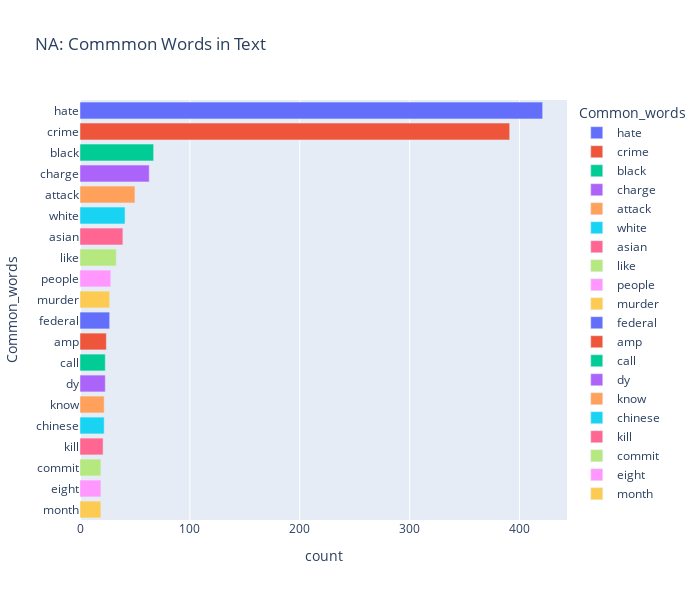

Here is the notebook cell this chart was saved with:
### Code cell
#Bar plot for most common words
fig = px.bar(temp, x="count", y="Common_words", title='NA: Commmon Words in Text', orientation='h', 
             width=700, height=600, color='Common_words')
fig.show()

### Figure 1 — Plotly figure (JSON) as saved in the notebook; plotly's stock layout.template omitted (floating-point values rounded to 4 significant figures)
{"data": [{"alignmentgroup": "True", "hovertemplate": "Common_words=%{y}<br>count=%{x}<extra></extra>", "legendgroup": "hate", "marker": {"color": "#636efa", "pattern": {"shape": ""}}, "name": "hate", "offsetgroup": "hate", "orientation": "h", "showlegend": true, "textposition": "auto", "type": "bar", "x": [421], "xaxis": "x", "y": ["hate"], "yaxis": "y"}, {"alignmentgroup": "True", "hovertemplate": "Common_words=%{y}<br>count=%{x}<extra></extra>", "legendgroup": "crime", "marker": {"color": "#EF553B", "pattern": {"shape": ""}}, "name": "crime", "offsetgroup": "crime", "orientation": "h", "showlegend": true, "textposition": "auto", "type": "bar", "x": [391], "xaxis": "x", "y": ["crime"], "yaxis": "y"}, {"alignmentgroup": "True", "hovertemplate": "Common_words=%{y}<br>count=%{x}<extra></extra>", "legendgroup": "black", "marker": {"color": "#00cc96", "pattern": {"shape": ""}}, "name": "black", "offsetgroup": "black", "orientation": "h", "showlegend": true, "textposition": "auto", "type": "bar", "x": [67], "xaxis": "x", "y": ["black"], "yaxis": "y"}, {"alignmentgroup": "True", "hovertemplate": "Common_words=%{y}<br>count=%{x}<extra></extra>", "legendgroup": "charge", "marker": {"color": "#ab63fa", "pattern": {"shape": ""}}, "name": "charge", "offsetgroup": "charge", "orientation": "h", "showlegend": true, "textposition": "auto", "type": "bar", "x": [63], "xaxis": "x", "y": ["charge"], "yaxis": "y"}, {"alignmentgroup": "True", "hovertemplate": "Common_words=%{y}<br>count=%{x}<extra></extra>", "legendgroup": "attack", "marker": {"color": "#FFA15A", "pattern": {"shape": ""}}, "name": "attack", "offsetgroup": "attack", "orientation": "h", "showlegend": true, "textposition": "auto", "type": "bar", "x": [50], "xaxis": "x", "y": ["attack"], "yaxis": "y"}, {"alignmentgroup": "True", "hovertemplate": "Common_words=%{y}<br>count=%{x}<extra></extra>", "legendgroup": "white", "marker": {"color": "#19d3f3", "pattern": {"shape": ""}}, "name": "white", "offsetgroup": "white", "orientation": "h", "showlegend": true, "textposition": "auto", "type": "bar", "x": [41], "xaxis": "x", "y": ["white"], "yaxis": "y"}, {"alignmentgroup": "True", "hovertemplate": "Common_words=%{y}<br>count=%{x}<extra></extra>", "legendgroup": "asian", "marker": {"color": "#FF6692", "pattern": {"shape": ""}}, "name": "asian", "offsetgroup": "asian", "orientation": "h", "showlegend": true, "textposition": "auto", "type": "bar", "x": [39], "xaxis": "x", "y": ["asian"], "yaxis": "y"}, {"alignmentgroup": "True", "hovertemplate": "Common_words=%{y}<br>count=%{x}<extra></extra>", "legendgroup": "like", "marker": {"color": "#B6E880", "pattern": {"shape": ""}}, "name": "like", "offsetgroup": "like", "orientation": "h", "showlegend": true, "textposition": "auto", "type": "bar", "x": [33], "xaxis": "x", "y": ["like"], "yaxis": "y"}, {"alignmentgroup": "True", "hovertemplate": "Common_words=%{y}<br>count=%{x}<extra></extra>", "legendgroup": "people", "marker": {"color": "#FF97FF", "pattern": {"shape": ""}}, "name": "people", "offsetgroup": "people", "orientation": "h", "showlegend": true, "textposition": "auto", "type": "bar", "x": [28], "xaxis": "x", "y": ["people"], "yaxis": "y"}, {"alignmentgroup": "True", "hovertemplate": "Common_words=%{y}<br>count=%{x}<extra></extra>", "legendgroup": "murder", "marker": {"color": "#FECB52", "pattern": {"shape": ""}}, "name": "murder", "offsetgroup": "murder", "orientation": "h", "showlegend": true, "textposition": "auto", "type": "bar", "x": [27], "xaxis": "x", "y": ["murder"], "yaxis": "y"}, {"alignmentgroup": "True", "hovertemplate": "Common_words=%{y}<br>count=%{x}<extra></extra>", "legendgroup": "federal", "marker": {"color": "#636efa", "pattern": {"shape": ""}}, "name": "federal", "offsetgroup": "federal", "orientation": "h", "showlegend": true, "textposition": "auto", "type": "bar", "x": [27], "xaxis": "x", "y": ["federal"], "yaxis": "y"}, {"alignmentgroup": "True", "hovertemplate": "Common_words=%{y}<br>count=%{x}<extra></extra>", "legendgroup": "amp", "marker": {"color": "#EF553B", "pattern": {"shape": ""}}, "name": "amp", "offsetgroup": "amp", "orientation": "h", "showlegend": true, "textposition": "auto", "type": "bar", "x": [24], "xaxis": "x", "y": ["amp"], "yaxis": "y"}, {"alignmentgroup": "True", "hovertemplate": "Common_words=%{y}<br>count=%{x}<extra></extra>", "legendgroup": "call", "marker": {"color": "#00cc96", "pattern": {"shape": ""}}, "name": "call", "offsetgroup": "call", "orientation": "h", "showlegend": true, "textposition": "auto", "type": "bar", "x": [23], "xaxis": "x", "y": ["call"], "yaxis": "y"}, {"alignmentgroup": "True", "hovertemplate": "Common_words=%{y}<br>count=%{x}<extra></extra>", "legendgroup": "dy", "marker": {"color": "#ab63fa", "pattern": {"shape": ""}}, "name": "dy", "offsetgroup": "dy", "orientation": "h", "showlegend": true, "textposition": "auto", "type": "bar", "x": [23], "xaxis": "x", "y": ["dy"], "yaxis": "y"}, {"alignmentgroup": "True", "hovertemplate": "Common_words=%{y}<br>count=%{x}<extra></extra>", "legendgroup": "know", "marker": {"color": "#FFA15A", "pattern": {"shape": ""}}, "name": "know", "offsetgroup": "know", "orientation": "h", "showlegend": true, "textposition": "auto", "type": "bar", "x": [22], "xaxis": "x", "y": ["know"], "yaxis": "y"}, {"alignmentgroup": "True", "hovertemplate": "Common_words=%{y}<br>count=%{x}<extra></extra>", "legendgroup": "chinese", "marker": {"color": "#19d3f3", "pattern": {"shape": ""}}, "name": "chinese", "offsetgroup": "chinese", "orientation": "h", "showlegend": true, "textposition": "auto", "type": "bar", "x": [22], "xaxis": "x", "y": ["chinese"], "yaxis": "y"}, {"alignmentgroup": "True", "hovertemplate": "Common_words=%{y}<br>count=%{x}<extra></extra>", "legendgroup": "kill", "marker": {"color": "#FF6692", "pattern": {"shape": ""}}, "name": "kill", "offsetgroup": "kill", "orientation": "h", "showlegend": true, "textposition": "auto", "type": "bar", "x": [21], "xaxis": "x", "y": ["kill"], "yaxis": "y"}, {"alignmentgroup": "True", "hovertemplate": "Common_words=%{y}<br>count=%{x}<extra></extra>", "legendgroup": "commit", "marker": {"color": "#B6E880", "pattern": {"shape": ""}}, "name": "commit", "offsetgroup": "commit", "orientation": "h", "showlegend": true, "textposition": "auto", "type": "bar", "x": [19], "xaxis": "x", "y": ["commit"], "yaxis": "y"}, {"alignmentgroup": "True", "hovertemplate": "Common_words=%{y}<br>count=%{x}<extra></extra>", "legendgroup": "eight", "marker": {"color": "#FF97FF", "pattern": {"shape": ""}}, "name": "eight", "offsetgroup": "eight", "orientation": "h", "showlegend": true, "textposition": "auto", "type": "bar", "x": [19], "xaxis": "x", "y": ["eight"], "yaxis": "y"}, {"alignmentgroup": "True", "hovertemplate": "Common_words=%{y}<br>count=%{x}<extra></extra>", "legendgroup": "month", "marker": {"color": "#FECB52", "pattern": {"shape": ""}}, "name": "month", "offsetgroup": "month", "orientation": "h", "showlegend": true, "textposition": "auto", "type": "bar", "x": [19], "xaxis": "x", "y": ["month"], "yaxis": "y"}], "layout": {"barmode": "relative", "height": 600, "legend": {"title": {"text": "Common_words"}, "tracegroupgap": 0}, "title": {"text": "NA: Commmon Words in Text"}, "width": 700, "xaxis": {"anchor": "y", "domain": [0, 1], "title": {"text": "count"}}, "yaxis": {"anchor": "x", "categoryarray": ["month", "eight", "commit", "kill", "chinese", "know", "dy", "call", "amp", "federal", "murder", "people", "like", "asian", "white", "attack", "charge", "black", "crime", "hate"], "categoryorder": "array", "domain": [0, 1], "title": {"text": "Common_words"}}}}
